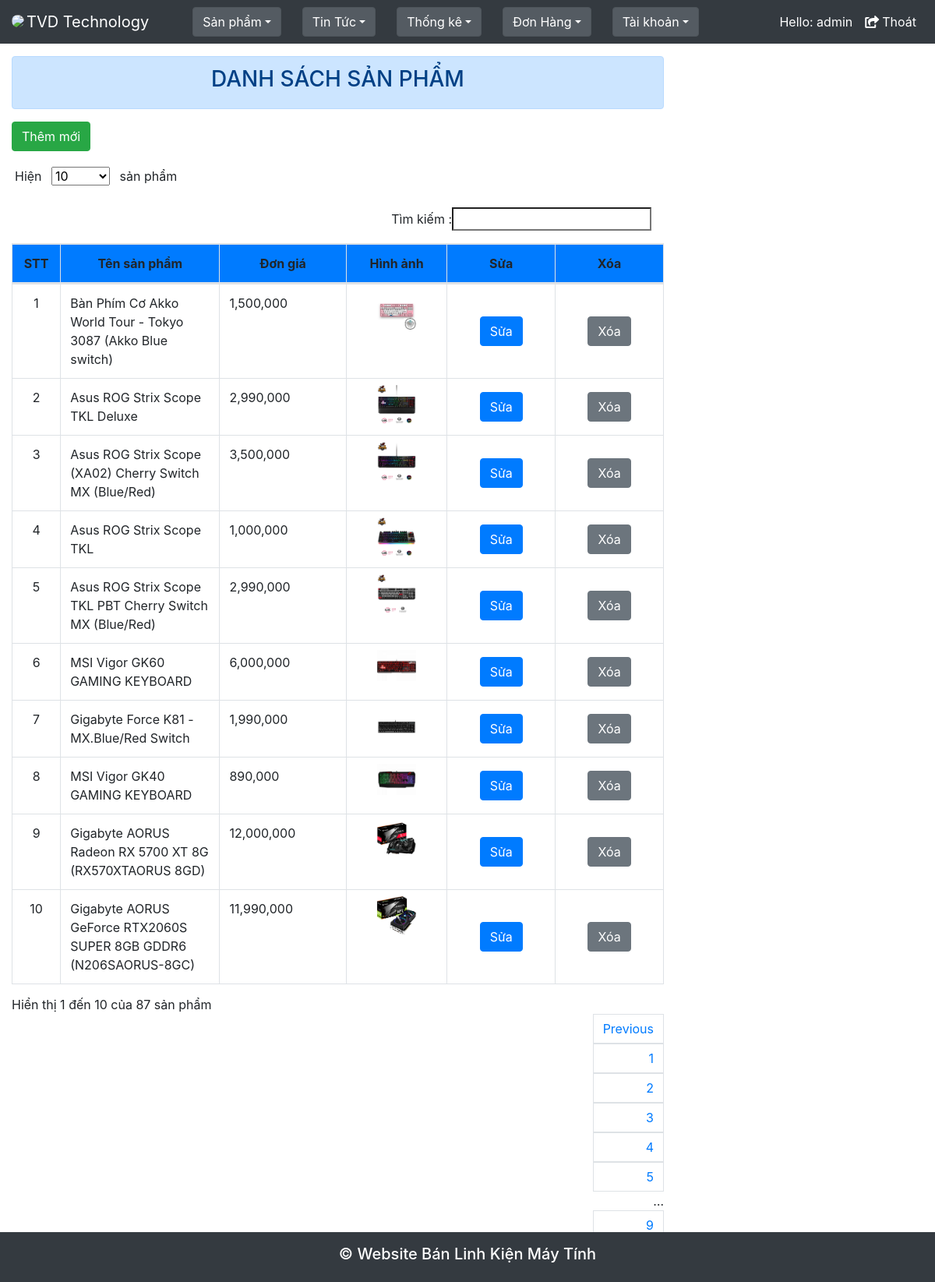
Screenshot of /Admin/index.php?nc=nhapsp (signed in) with the database file from the repository.
### tables this page shows
CREATE TABLE `tbl_dmsp` (
  `ID` int(11) NOT NULL,
  `MaSP` varchar(50) NOT NULL,
  `TenSP` varchar(100) NOT NULL,
  `DienGiai` longtext NOT NULL,
  `DonGia` decimal(10,0) NOT NULL,
  `SoLuong` int(11) NOT NULL,
  `HinhAnh` varchar(100) NOT NULL,
  `IDLoai` int(11) NOT NULL,
  `IDHang` int(11) NOT NULL,
  `TrangThai` int(11) NOT NULL,
  `SoLuongBan` int(11) DEFAULT NULL,
  `chitiet` longtext NOT NULL
);

### Admin/chuc_nang/quanli_sp/dssp.php (the view, shortened to what this page needs)
<div class="alert alert-primary mt-3 text-center" role="alert">
  <h3>DANH SÁCH SẢN PHẨM</h3>
</div>
<div>
    <a href="index.php?nc=themsp">
        <button class="btn btn-success mr-4 mb-2">Thêm mới</button>
    </a>
</div>
<div class="table-responsive">
    <table id="example" class="table table-bordered table-hover" cellspacing="0">
        <thead>
            <tr class="bg-primary text-center">
                <th style="width: 50px;">STT</th>
                <th style="width: 250px;">Tên sản phẩm</th>
                <th style="width: 250px;">Đơn giá</th>
                <th style="width: 250px;">Hình ảnh</th>
                <th style="width: 250px;">Sửa</th>
                <th style="width: 250px;">Xóa</th>
            </tr>
        </thead>
        <tbody>
        <?php
        $con = mysqli_connect('localhost', 'root', '', 'linhkienmaytinh');
        mysqli_set_charset($con, 'utf8');
        $sql_table_hsx = "SELECT * FROM tbl_dmsp order by MaSP DESC";
        $kq = mysqli_query($con, $sql_table_hsx);
        $i = 1;
        while ($row = mysqli_fetch_assoc($kq)) {
            ?>
            <tr>
                <td class="text-center"><?php echo $i; ?></td>
                <td><?php echo $row['TenSP']; ?></td>
                <td><?php echo number_format($row['DonGia']); ?></td>
                <td class='p-2 text-center'><img src="../<?php echo $row['HinhAnh']; ?>" style="width:50px;"></td>
                <td style="vertical-align: middle; text-align: center;">
                    <a href="index.php?nc=suasp&id=<?php echo $row['ID']; ?>">
                        <button class="btn btn-primary">Sửa</button>
                    </a>
                </td>
                <td style="vertical-align: middle; text-align: center;">
                    <a onclick="return confirm('Bạn có chắc là muốn xóa sản phẩm này không?');" href="index.php?nc=nhapsp&action=delete&id=<?php echo $row['ID']; ?>">
                        <button class="btn btn-secondary">Xóa</button>
                    </a>
                </td>
            </tr>
        <?php
            $i++;
        }
        ?>
        </tbody>
    </table>
    </div>

### rows the page displays
tbl_dmsp: TenSP "Bàn Phím Cơ Akko World Tour - Tokyo 3087 (Akko Blue switch)", DonGia "1,500,000", HinhAnh (picture)
tbl_dmsp: TenSP "Asus ROG Strix Scope TKL Deluxe", DonGia "2,990,000", HinhAnh (picture)
tbl_dmsp: TenSP "Asus ROG Strix Scope (XA02) Cherry Switch MX (Blue/Red)", DonGia "3,500,000", HinhAnh (picture)
tbl_dmsp: TenSP "Asus ROG Strix Scope TKL", DonGia "1,000,000", HinhAnh (picture)
tbl_dmsp: TenSP "Asus ROG Strix Scope TKL PBT Cherry Switch MX (Blue/Red)", DonGia "2,990,000", HinhAnh (picture)
tbl_dmsp: TenSP "MSI Vigor GK60 GAMING KEYBOARD", DonGia "6,000,000", HinhAnh (picture)
tbl_dmsp: TenSP "Gigabyte Force K81 - MX.Blue/Red Switch", DonGia "1,990,000", HinhAnh (picture)
tbl_dmsp: TenSP "MSI Vigor GK40 GAMING KEYBOARD", DonGia "890,000", HinhAnh (picture)
tbl_dmsp: TenSP "Gigabyte AORUS Radeon RX 5700 XT 8G (RX570XTAORUS 8GD)", DonGia "12,000,000", HinhAnh (picture)
tbl_dmsp: TenSP "Gigabyte AORUS GeForce RTX2060S SUPER 8GB GDDR6 (N206SAORUS-8GC)", DonGia "11,990,000", HinhAnh (picture)

### other values shown
$_SESSION['tendnadmin'] "admin"
